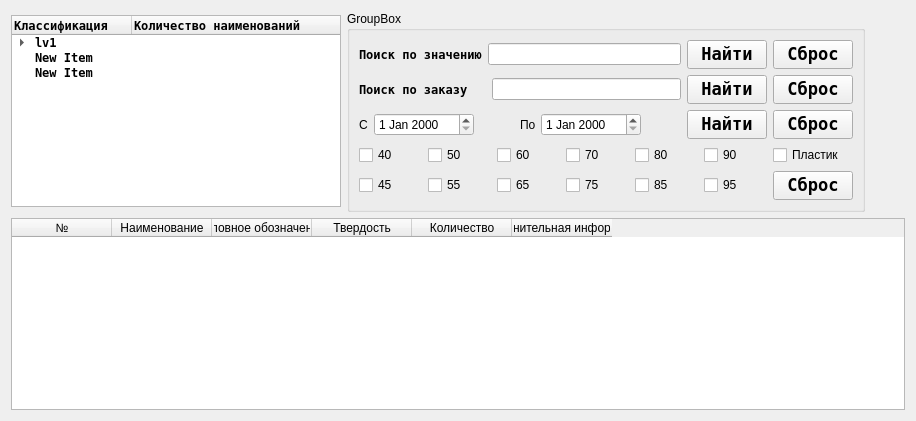
      <widget class="QWidget" name="tab_stor">
       <attribute name="title">
        <string>Склад</string>
       </attribute>
       <layout class="QVBoxLayout" name="verticalLayout_17">
        <item>
         <layout class="QHBoxLayout" name="lay_menu_stor">
          <item>
           <widget class="QTreeWidget" name="tree_stor">
            <property name="sizePolicy">
             <sizepolicy hsizetype="Maximum" vsizetype="Maximum">
              <horstretch>0</horstretch>
              <verstretch>0</verstretch>
             </sizepolicy>
            </property>
            <property name="minimumSize">
             <size>
              <width>330</width>
              <height>180</height>
             </size>
            </property>
            <property name="font">
             <font>
              <family>Andale Mono</family>
              <weight>75</weight>
              <bold>true</bold>
             </font>
            </property>
            <attribute name="headerDefaultSectionSize">
             <number>120</number>
            </attribute>
            <column>
             <property name="text">
              <string notr="true">Классификация</string>
             </property>
            </column>
            <column>
             <property name="text">
              <string>Количество наименований</string>
             </property>
            </column>
            <item>
             <property name="text">
              <string>lv1</string>
             </property>
             <item>
              <property name="text">
               <string>lv2</string>
              </property>
             </item>
            </item>
            <item>
             <property name="text">
              <string>New Item</string>
             </property>
            </item>
            <item>
             <property name="text">
              <string>New Item</string>
             </property>
            </item>
           </widget>
          </item>
          <item>
           <widget class="QGroupBox" name="box_serch_stor">
            <property name="sizePolicy">
             <sizepolicy hsizetype="Preferred" vsizetype="Maximum">
              <horstretch>0</horstretch>
              <verstretch>0</verstretch>
             </sizepolicy>
            </property>
            <property name="title">
             <string>GroupBox</string>
            </property>
            <layout class="QVBoxLayout" name="verticalLayout_7">
             <item>
              <layout class="QHBoxLayout" name="lay_value_serch_stor">
               <item>
                <widget class="QLabel" name="label_value_serch_stor">
                 <property name="font">
                  <font>
                   <family>Andale Mono</family>
                   <weight>75</weight>
                   <bold>true</bold>
                  </font>
                 </property>
                 <property name="text">
                  <string>Поиск по значению</string>
                 </property>
                </widget>
               </item>
               <item>
                <widget class="QLineEdit" name="lineedit_value_serch_stor"/>
               </item>
               <item>
                <widget class="QPushButton" name="pushbutton_ok_value_serch_stor">
                 <property name="font">
                  <font>
                   <family>Andale Mono</family>
                   <pointsize>13</pointsize>
                   <weight>75</weight>
                   <bold>true</bold>
                  </font>
                 </property>
                 <property name="text">
                  <string>Найти</string>
                 </property>
                </widget>
               </item>
               <item>
                <widget class="QPushButton" name="pushButton_cancel_value_serch_stor">
                 <property name="font">
                  <font>
                   <family>Andale Mono</family>
                   <pointsize>13</pointsize>
                   <weight>75</weight>
                   <bold>true</bold>
                  </font>
                 </property>
                 <property name="text">
                  <string>Сброс</string>
                 </property>
                </widget>
               </item>
              </layout>
             </item>
             <item>
              <layout class="QHBoxLayout" name="lay_nomber_serch_stor">
               <item>
                <widget class="QLabel" name="label_nomber_serch_stor">
                 <property name="font">
                  <font>
                   <family>Andale Mono</family>
                   <weight>75</weight>
                   <bold>true</bold>
                  </font>
                 </property>
                 <property name="text">
                  <string>Поиск по заказу</string>
                 </property>
                </widget>
               </item>
               <item>
                <spacer name="hspacer_nomber_serch_stor">
                 <property name="orientation">
                  <enum>Qt::Horizontal</enum>
                 </property>
                 <property name="sizeType">
                  <enum>QSizePolicy::Fixed</enum>
                 </property>
                 <property name="sizeHint" stdset="0">
                  <size>
                   <width>18</width>
                   <height>20</height>
                  </size>
                 </property>
                </spacer>
               </item>
               <item>
                <widget class="QLineEdit" name="lineedit_nomber_serch_stor"/>
               </item>
               <item>
                <widget class="QPushButton" name="pushbutton_ok_nomber_serch_stor">
                 <property name="font">
                  <font>
                   <family>Andale Mono</family>
                   <pointsize>13</pointsize>
                   <weight>75</weight>
                   <bold>true</bold>
                  </font>
                 </property>
                 <property name="text">
                  <string>Найти</string>
                 </property>
                </widget>
               </item>
               <item>
                <widget class="QPushButton" name="pushbutton_cancel_nomber_serch_stor">
                 <property name="font">
                  <font>
                   <family>Andale Mono</family>
                   <pointsize>13</pointsize>
                   <weight>75</weight>
                   <bold>true</bold>
                  </font>
                 </property>
                 <property name="text">
                  <string>Сброс</string>
                 </property>
                </widget>
               </item>
              </layout>
             </item>
             <item>
              <layout class="QHBoxLayout" name="lay_date_serch_stor">
               <item>
                <widget class="QLabel" name="label1_data_serch_stor">
                 <property name="maximumSize">
                  <size>
                   <width>9</width>
                   <height>16777215</height>
                  </size>
                 </property>
                 <property name="text">
                  <string>С:</string>
                 </property>
                </widget>
               </item>
               <item>
                <widget class="QDateEdit" name="dateedit_start_serch_stor">
                 <property name="minimumSize">
                  <size>
                   <width>100</width>
                   <height>0</height>
                  </size>
                 </property>
                </widget>
               </item>
               <item>
                <spacer name="hspacer2__data_serch_stor">
                 <property name="orientation">
                  <enum>Qt::Horizontal</enum>
                 </property>
                 <property name="sizeType">
                  <enum>QSizePolicy::Fixed</enum>
                 </property>
                 <property name="sizeHint" stdset="0">
                  <size>
                   <width>40</width>
                   <height>20</height>
                  </size>
                 </property>
                </spacer>
               </item>
               <item>
                <widget class="QLabel" name="label2_data_serch_stor">
                 <property name="maximumSize">
                  <size>
                   <width>15</width>
                   <height>16777215</height>
                  </size>
                 </property>
                 <property name="text">
                  <string>По:</string>
                 </property>
                </widget>
               </item>
               <item>
                <widget class="QDateEdit" name="dateedit_finish_serch_stor">
                 <property name="sizePolicy">
                  <sizepolicy hsizetype="Minimum" vsizetype="Fixed">
                   <horstretch>0</horstretch>
                   <verstretch>0</verstretch>
                  </sizepolicy>
                 </property>
                 <property name="minimumSize">
                  <size>
                   <width>100</width>
                   <height>0</height>
                  </size>
                 </property>
                </widget>
               </item>
               <item>
                <spacer name="hspacer1_data_serch_stor">
                 <property name="orientation">
                  <enum>Qt::Horizontal</enum>
                 </property>
                 <property name="sizeType">
                  <enum>QSizePolicy::Fixed</enum>
                 </property>
                 <property name="sizeHint" stdset="0">
                  <size>
                   <width>40</width>
                   <height>20</height>
                  </size>
                 </property>
                </spacer>
               </item>
               <item>
                <widget class="QPushButton" name="pushbutton_ok_data_serch_stor">
                 <property name="font">
                  <font>
                   <family>Andale Mono</family>
                   <pointsize>13</pointsize>
                   <weight>75</weight>
                   <bold>true</bold>
                  </font>
                 </property>
                 <property name="text">
                  <string>Найти</string>
                 </property>
                </widget>
               </item>
               <item>
                <widget class="QPushButton" name="pushbutton_cancel_data_serch_stor">
                 <property name="font">
                  <font>
                   <family>Andale Mono</family>
                   <pointsize>13</pointsize>
                   <weight>75</weight>
                   <bold>true</bold>
                  </font>
                 </property>
                 <property name="text">
                  <string>Сброс</string>
                 </property>
                </widget>
               </item>
              </layout>
             </item>
             <item>
              <layout class="QGridLayout" name="lay_hard_serch_stor">
               <item row="1" column="5">
                <widget class="QCheckBox" name="checkbox_95_hard_serch_stor">
                 <property name="text">
                  <string>95</string>
                 </property>
                </widget>
               </item>
               <item row="0" column="5">
                <widget class="QCheckBox" name="checkbox_90_hard_serch_stor">
                 <property name="text">
                  <string>90</string>
                 </property>
                </widget>
               </item>
               <item row="1" column="6">
                <widget class="QPushButton" name="pushbutton_cancel_hard_serch_stor">
                 <property name="font">
                  <font>
                   <family>Andale Mono</family>
                   <pointsize>13</pointsize>
                   <weight>75</weight>
                   <bold>true</bold>
                  </font>
                 </property>
                 <property name="text">
                  <string>Сброс</string>
                 </property>
                </widget>
               </item>
               <item row="1" column="4">
                <widget class="QCheckBox" name="checkbox_85_hard_serch_stor">
                 <property name="text">
                  <string>85</string>
                 </property>
                </widget>
               </item>
               <item row="1" column="0">
                <widget class="QCheckBox" name="checkbox_45_hard_serch_stor">
                 <property name="text">
                  <string>45</string>
                 </property>
                </widget>
               </item>
               <item row="1" column="2">
                <widget class="QCheckBox" name="checkbox_65_hard_serch_stor">
                 <property name="text">
                  <string>65</string>
                 </property>
                </widget>
               </item>
               <item row="1" column="3">
                <widget class="QCheckBox" name="checkbox_75_hard_serch_stor">
                 <property name="text">
                  <string>75</string>
                 </property>
                </widget>
               </item>
               <item row="1" column="1">
                <widget class="QCheckBox" name="checkbox_55_hard_serch_stor">
                 <property name="text">
                  <string>55</string>
                 </property>
                </widget>
               </item>
               <item row="0" column="6">
                <widget class="QCheckBox" name="checkbox_plast_hard_serch_stor">
                 <property name="text">
                  <string>Пластик</string>
                 </property>
                </widget>
               </item>
               <item row="0" column="4">
                <widget class="QCheckBox" name="checkbox_80_hard_serch_stor">
                 <property name="text">
                  <string>80</string>
                 </property>
                </widget>
               </item>
               <item row="0" column="3">
                <widget class="QCheckBox" name="checkbox_70_hard_serch_stor">
                 <property name="text">
                  <string>70</string>
                 </property>
                </widget>
               </item>
               <item row="0" column="0">
                <widget class="QCheckBox" name="checkbox_40_hard_serch_stor">
                 <property name="text">
                  <string>40</string>
                 </property>
                </widget>
               </item>
               <item row="0" column="1">
                <widget class="QCheckBox" name="checkbox_50_hard_serch_stor">
                 <property name="text">
                  <string>50</string>
                 </property>
                </widget>
               </item>
               <item row="0" column="2">
                <widget class="QCheckBox" name="checkbox_60_hard_serch_stor">
                 <property name="text">
                  <string>60</string>
                 </property>
                </widget>
               </item>
              </layout>
             </item>
            </layout>
           </widget>
          </item>
          <item>
           <spacer name="hspacer_stor">
            <property name="orientation">
             <enum>Qt::Horizontal</enum>
            </property>
            <property name="sizeHint" stdset="0">
             <size>
              <width>40</width>
              <height>20</height>
             </size>
            </property>
           </spacer>
          </item>
         </layout>
        </item>
        <item>
         <widget class="QTableWidget" name="table_stor">
          <column>
           <property name="text">
            <string>№</string>
           </property>
          </column>
          <column>
           <property name="text">
            <string>Наименование</string>
           </property>
          </column>
          <column>
           <property name="text">
            <string>Условное обозначение</string>
           </property>
          </column>
          <column>
           <property name="text">
            <string>Твердость</string>
           </property>
          </column>
          <column>
           <property name="text">
            <string>Количество</string>
           </property>
          </column>
          <column>
           <property name="text">
            <string>Дополнительная информация</string>
           </property>
          </column>
         </widget>
        </item>
       </layout>
      </widget>
